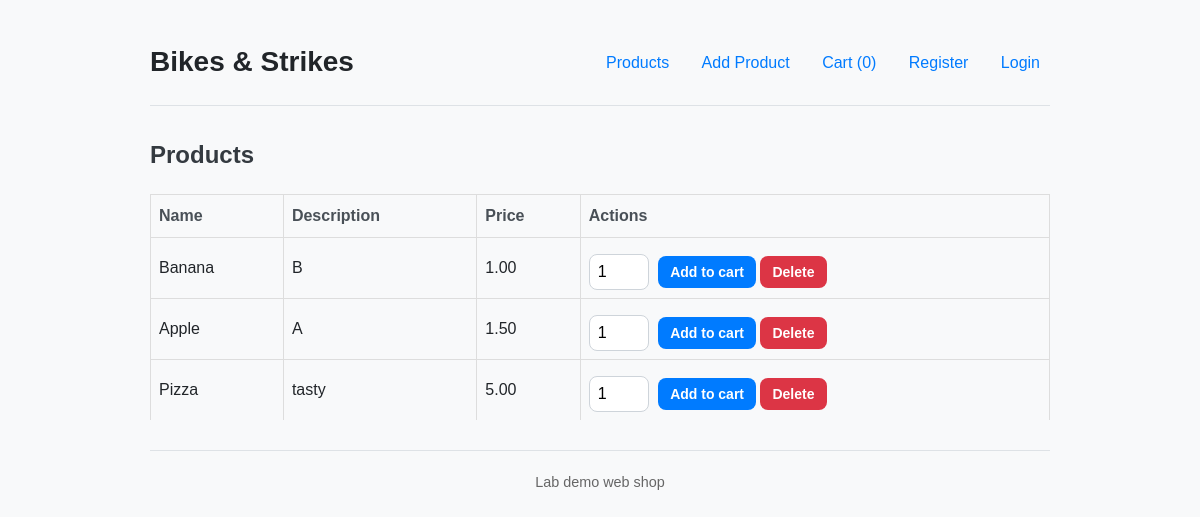
Before: / with the older database file.
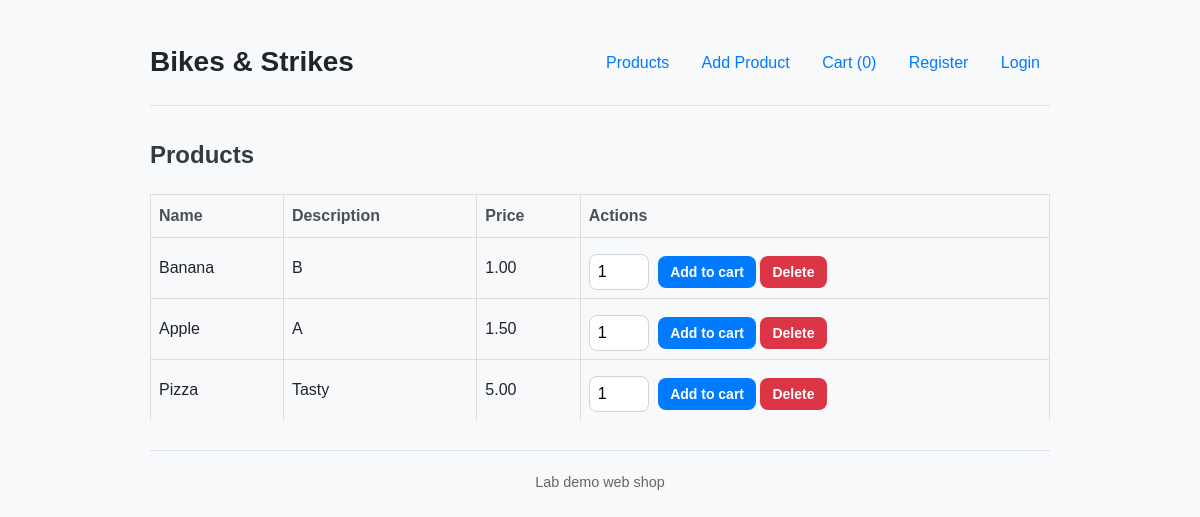
After: the same page with the newer database file.
### projekt/models.py (models this page shows)
class Product(db.Model):
    id = db.Column(db.Integer, primary_key=True)
    name = db.Column(db.String(200), nullable=False)
    description = db.Column(db.Text, default='')
    price = db.Column(db.Numeric(10, 2), nullable=False)

### projekt/routes.py (the view)
@app.route('/')
def index():
    products = Product.query.all()
    return render_template('index.html', products=products, cart=get_cart())

### projekt/routes.py (called while the page is built)
def get_cart():
    return session.get('cart', {})  # {product_id: quantity}

### projekt/templates/index.html (shortened to what this page needs)
{% extends "base.html" %}
{% block content %}
  <h2>Products</h2>
  <table>
    <tr><th>Name</th><th>Description</th><th>Price</th><th>Actions</th></tr>
    {% for p in products %}
      <tr>
        <td>{{ p.name }}</td>
        <td>{{ p.description }}</td>
        <td>{{ "%.2f"|format(p.price) }}</td>
        <td>
          <form style="display:inline" method="post" action="{{ url_for('cart_add', product_id=p.id) }}">
            <input type="number" name="quantity" value="1" min="1" style="width:60px"/>
            <button type="submit">Add to cart</button>
          </form>
          <form style="display:inline" method="post" action="{{ url_for('product_delete', product_id=p.id) }}" onsubmit="return confirm('Delete product?');">
            <button type="submit">Delete</button>
          </form>
        </td>
      </tr>
    {% endfor %}
  </table>
{% endblock %}

### projekt/templates/base.html (shortened to what this page needs)
<!doctype html>
<html>
<head>
  <link rel="stylesheet" href="{{ url_for('static', filename='style.css') }}">
</head>
<body>
  <header>
    <div><h1><a href="{{ url_for('index') }}">Bikes & Strikes</a></h1></div>
    <nav>
      <a href="{{ url_for('index') }}">Products</a>
      <a href="{{ url_for('product_new') }}">Add Product</a>
      <a href="{{ url_for('cart_view') }}">Cart ({{ session.get('cart')|length if session.get('cart') else 0 }})</a>
      {% if current_user.is_authenticated %}
        <a href="{{ url_for('orders') }}">My Orders</a>
        <a href="{{ url_for('profile') }}">Profile</a>
        <a href="{{ url_for('logout') }}">Logout</a>
      {% else %}
        <a href="{{ url_for('register') }}">Register</a>
        <a href="{{ url_for('login') }}">Login</a>
      {% endif %}
    </nav>
  </header>
  {% block content %}{% endblock %}
  <footer style="margin-top: 30px; font-size:90%; color:#666">
    <hr/>
    <p>Lab demo web shop</p>
  </footer>
</body>
</html>

### projekt/static/style.css (style rules this page uses)
body { font-family: -apple-system, BlinkMacSystemFont, "Segoe UI", Roboto, Helvetica, Arial, sans-serif, "Apple Color Emoji", "Segoe UI Emoji", "Segoe UI Symbol"; background-color: #f8f9fa; color: #212529; line-height: 1.6; margin: 0; padding: 20px; }
h1, h2, h3 { color: #343a40; margin-top: 0; }
a { color: #007bff; text-decoration: none; transition: color 0.2s; }
header { display: flex; justify-content: space-between; align-items: center; margin-bottom: 30px; padding-bottom: 20px; border-bottom: 1px solid #dee2e6; }
header h1 { margin: 0; font-size: 28px; }
header h1 a { color: #212529; text-decoration: none; }
header nav a { margin-left: 18px; font-size: 16px; font-weight: 500; }
table { width: 100%; border-collapse: collapse; margin-top: 20px; }
table th, table td { padding: 12px 15px; text-align: left; border-bottom: 1px solid #dee2e6; }
table th { background-color: #f8f9fa; font-weight: 600; color: #495057; }
table tr:last-child td { border-bottom: none; }
form { margin-top: 20px; }
input[type="text"], input[type="email"], input[type="password"], input[type="number"], textarea { width: 100%; padding: 12px; border: 1px solid #ced4da; border-radius: 8px; box-sizing: border-box; font-size: 16px; transition: border-color 0.2s, box-shadow 0.2s; }
button[type="submit"] { background-color: #007bff; color: white; border: none; padding: 12px 20px; border-radius: 8px; font-size: 16px; font-weight: 600; cursor: pointer; transition: background-color 0.2s, transform 0.1s; display: inline-block; margin-top: 10px; }
form[action*="delete"] button, form[action*="remove"] button { background-color: #dc3545; }
form[style*="display:inline"] { display: inline; margin-top: 0; }
form[style*="display:inline"] button { padding: 8px 12px; font-size: 14px; }
form[style*="display:inline"] input[type="number"] { width: 70px; padding: 8px; margin-right: 5px; }
footer { margin-top: 40px; font-size: 14px; color: #6c757d; text-align: center; }
footer hr { border: 0; border-top: 1px solid #dee2e6; margin-bottom: 20px; }
body { font-family: Arial, sans-serif; max-width: 900px; margin: 20px auto; }
header { display:flex; justify-content:space-between; align-items:center; }
nav a { margin-right: 10px; }
table { width:100%; border-collapse: collapse; margin-top:12px; }
table th, table td { border:1px solid #ddd; padding:8px; }

Changed rows visible on the page:
changed Product "Pizza": description "tasty" → "Tasty"
